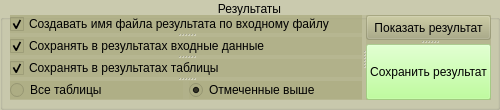
  <widget class="QGroupBox" name="groupBox_ResFile">
   <property name="geometry">
    <rect>
     <x>420</x>
     <y>690</y>
     <width>500</width>
     <height>110</height>
    </rect>
   </property>
   <property name="styleSheet">
    <string notr="true">background-color: rgba(170, 170, 127, 100);</string>
   </property>
   <property name="title">
    <string>Результаты</string>
   </property>
   <property name="alignment">
    <set>Qt::AlignCenter</set>
   </property>
   <widget class="QSplitter" name="splitter_26">
    <property name="geometry">
     <rect>
      <x>10</x>
      <y>15</y>
      <width>481</width>
      <height>85</height>
     </rect>
    </property>
    <property name="orientation">
     <enum>Qt::Horizontal</enum>
    </property>
    <widget class="QSplitter" name="splitter_19">
     <property name="orientation">
      <enum>Qt::Vertical</enum>
     </property>
     <widget class="QCheckBox" name="checkBox_ResName">
      <property name="text">
       <string>Создавать имя файла результата по входному файлу</string>
      </property>
      <property name="checked">
       <bool>true</bool>
      </property>
     </widget>
     <widget class="QCheckBox" name="checkBox_ResInput">
      <property name="text">
       <string>Сохранять в результатах входные данные</string>
      </property>
      <property name="checked">
       <bool>true</bool>
      </property>
     </widget>
     <widget class="QCheckBox" name="checkBox_ResTab">
      <property name="text">
       <string>Сохранять в результатах таблицы</string>
      </property>
      <property name="checked">
       <bool>true</bool>
      </property>
     </widget>
     <widget class="QWidget" name="horizontalLayoutWidget">
      <layout class="QHBoxLayout" name="horizontalLayout">
       <item>
        <widget class="QRadioButton" name="radioButton_AllTab">
         <property name="text">
          <string>Все таблицы</string>
         </property>
        </widget>
       </item>
       <item>
        <widget class="QRadioButton" name="radioButton_SelectedTab">
         <property name="text">
          <string>Отмеченные выше</string>
         </property>
         <property name="checked">
          <bool>true</bool>
         </property>
        </widget>
       </item>
      </layout>
     </widget>
    </widget>
    <widget class="QSplitter" name="splitter_24">
     <property name="orientation">
      <enum>Qt::Vertical</enum>
     </property>
     <widget class="QPushButton" name="pushButton_ShowResult">
      <property name="sizePolicy">
       <sizepolicy hsizetype="Fixed" vsizetype="Fixed">
        <horstretch>0</horstretch>
        <verstretch>0</verstretch>
       </sizepolicy>
      </property>
      <property name="minimumSize">
       <size>
        <width>125</width>
        <height>25</height>
       </size>
      </property>
      <property name="maximumSize">
       <size>
        <width>125</width>
        <height>25</height>
       </size>
      </property>
      <property name="styleSheet">
       <string notr="true">background-color: rgbф(255, 100, 100,100);</string>
      </property>
      <property name="text">
       <string>Показать результат</string>
      </property>
     </widget>
     <widget class="QPushButton" name="pushButton_SaveRes">
      <property name="styleSheet">
       <string notr="true">background-color: rgba(170, 255, 127, 100);</string>
      </property>
      <property name="text">
       <string comment="Сохранить выбранные матрицы">Сохранить результат</string>
      </property>
     </widget>
    </widget>
   </widget>
  </widget>
